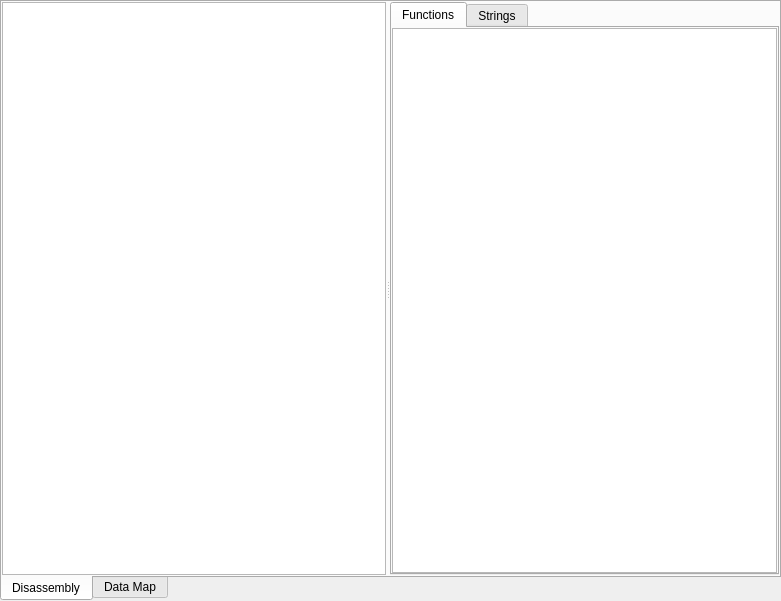
<?xml version="1.0" encoding="UTF-8"?>
<ui version="4.0">
 <class>DisassemblerViewPage</class>
 <widget class="QWidget" name="DisassemblerViewPage">
  <property name="geometry">
   <rect>
    <x>0</x>
    <y>0</y>
    <width>781</width>
    <height>601</height>
   </rect>
  </property>
  <property name="windowTitle">
   <string>Form</string>
  </property>
  <layout class="QVBoxLayout" name="verticalLayout">
   <property name="margin">
    <number>0</number>
   </property>
   <item>
    <widget class="QTabWidget" name="tabMain">
     <property name="tabPosition">
      <enum>QTabWidget::South</enum>
     </property>
     <property name="tabShape">
      <enum>QTabWidget::Rounded</enum>
     </property>
     <property name="currentIndex">
      <number>0</number>
     </property>
     <widget class="QWidget" name="tabDisassembly">
      <attribute name="title">
       <string>Disassembly</string>
      </attribute>
      <layout class="QVBoxLayout" name="verticalLayout_2">
       <property name="margin">
        <number>0</number>
       </property>
       <item>
        <widget class="QSplitter" name="splitter">
         <property name="orientation">
          <enum>Qt::Horizontal</enum>
         </property>
         <widget class="DisassemblerView" name="disassemblyView"/>
         <widget class="QTabWidget" name="tabWidget">
          <property name="minimumSize">
           <size>
            <width>300</width>
            <height>0</height>
           </size>
          </property>
          <property name="currentIndex">
           <number>0</number>
          </property>
          <widget class="QWidget" name="tabFunctions">
           <attribute name="icon">
            <iconset resource="../../../resources.qrc">
             <normaloff>:/format_icons/res/method.png</normaloff>:/format_icons/res/method.png</iconset>
           </attribute>
           <attribute name="title">
            <string>Functions</string>
           </attribute>
           <layout class="QHBoxLayout" name="horizontalLayout">
            <property name="margin">
             <number>0</number>
            </property>
            <item>
             <widget class="QTreeView" name="tvFunctions">
              <property name="contextMenuPolicy">
               <enum>Qt::CustomContextMenu</enum>
              </property>
              <property name="autoScroll">
               <bool>true</bool>
              </property>
              <property name="editTriggers">
               <set>QAbstractItemView::NoEditTriggers</set>
              </property>
              <property name="alternatingRowColors">
               <bool>true</bool>
              </property>
              <property name="rootIsDecorated">
               <bool>false</bool>
              </property>
              <property name="uniformRowHeights">
               <bool>true</bool>
              </property>
              <property name="itemsExpandable">
               <bool>false</bool>
              </property>
              <property name="expandsOnDoubleClick">
               <bool>false</bool>
              </property>
             </widget>
            </item>
           </layout>
          </widget>
          <widget class="QWidget" name="tabStrings">
           <attribute name="icon">
            <iconset resource="../../../resources.qrc">
             <normaloff>:/misc_icons/res/disassemble.png</normaloff>:/misc_icons/res/disassemble.png</iconset>
           </attribute>
           <attribute name="title">
            <string>Strings</string>
           </attribute>
           <layout class="QVBoxLayout" name="verticalLayout_3">
            <property name="margin">
             <number>0</number>
            </property>
            <item>
             <widget class="QTreeView" name="tvStrings">
              <property name="rootIsDecorated">
               <bool>false</bool>
              </property>
              <property name="uniformRowHeights">
               <bool>true</bool>
              </property>
              <property name="itemsExpandable">
               <bool>false</bool>
              </property>
              <property name="expandsOnDoubleClick">
               <bool>false</bool>
              </property>
             </widget>
            </item>
           </layout>
          </widget>
         </widget>
        </widget>
       </item>
      </layout>
     </widget>
     <widget class="QWidget" name="tabDataMap">
      <attribute name="title">
       <string>Data Map</string>
      </attribute>
      <layout class="QVBoxLayout" name="verticalLayout_4">
       <property name="margin">
        <number>0</number>
       </property>
       <item>
        <widget class="DataMapView" name="dataMapView" native="true"/>
       </item>
      </layout>
     </widget>
    </widget>
   </item>
  </layout>
 </widget>
 <customwidgets>
  <customwidget>
   <class>DisassemblerView</class>
   <extends>QPlainTextEdit</extends>
   <header>views/formatview/disassemblerviewpage/disassemblerview/disassemblerview.h</header>
  </customwidget>
  <customwidget>
   <class>DataMapView</class>
   <extends>QWidget</extends>
   <header>views/formatview/disassemblerviewpage/datamapview/datamapview.h</header>
   <container>1</container>
  </customwidget>
 </customwidgets>
 <resources>
  <include location="../../../resources.qrc"/>
 </resources>
 <connections/>
</ui>
